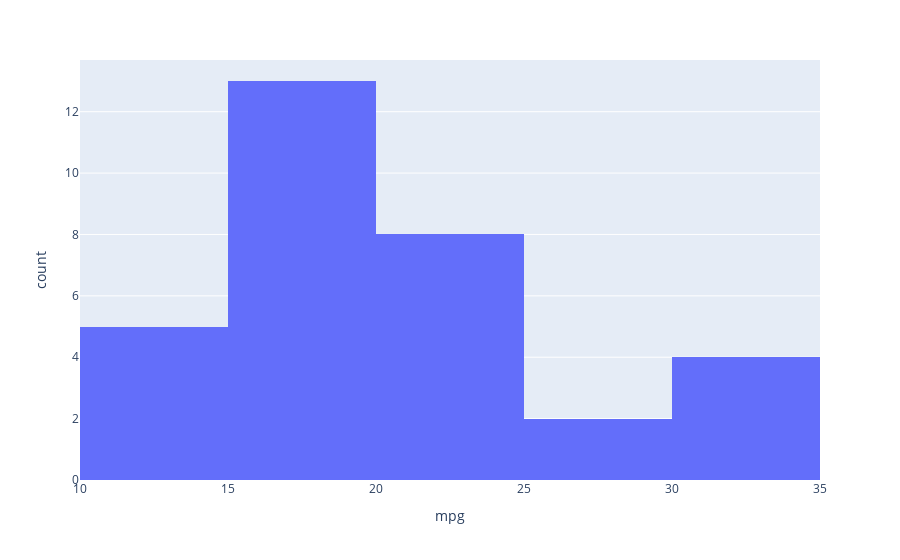

The notebook cell saved with this chart:
### Markdown cell above
### Step 2a - Histogram Charts

Let's start with the histogram. As we said above, a histogram can be used to bin a series of numeric data to observe it's frequnecy distribution. So we'll use plotly express's [histogram function](https://plotly.com/python/histograms/).

### Code cell
fig = px.histogram(df_mtcars, x='mpg')
fig.show()

### Figure 1 — Plotly figure (JSON) as saved in the notebook; plotly's stock layout.template omitted (floating-point values rounded to 4 significant figures)
{"data": [{"alignmentgroup": "True", "bingroup": "x", "hovertemplate": "mpg=%{x}<br>count=%{y}<extra></extra>", "legendgroup": "", "marker": {"color": "#636efa", "pattern": {"shape": ""}}, "name": "", "offsetgroup": "", "orientation": "v", "showlegend": false, "type": "histogram", "x": [21, 21, 22.8, 21.4, 18.7, 18.1, 14.3, 24.4, 22.8, 19.2, 17.8, 16.4, 17.3, 15.2, 10.4, 10.4, 14.7, 32.4, 30.4, 33.9, 21.5, 15.5, 15.2, 13.3, 19.2, 27.3, 26, 30.4, 15.8, 19.7, 15, 21.4], "xaxis": "x", "yaxis": "y"}], "layout": {"autosize": true, "barmode": "relative", "legend": {"tracegroupgap": 0}, "margin": {"t": 60}, "xaxis": {"anchor": "y", "autorange": true, "domain": [0, 1], "range": [10, 35], "title": {"text": "mpg"}, "type": "linear"}, "yaxis": {"anchor": "x", "autorange": true, "domain": [0, 1], "range": [0, 13.68], "title": {"text": "count"}}}}
